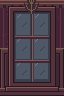

Rendered tile map (Tiled .tmx) drawn with the repository's tilesets; below, a short description and the full map source, tile grids included:
An orthogonal 2x3 tile map with 32x32 px tiles, 1 tile layer (Assembly), 3 tilesets.

<map version="1.10" orientation="orthogonal" renderorder="right-down" width="2" height="3" tilewidth="32" tileheight="32" infinite="0" nextlayerid="2" nextobjectid="1">
  <tileset firstgid="1" source="../floors.tsx" />
  <tileset firstgid="321" source="../walls.tsx" />
  <tileset firstgid="961" source="../architecture.tsx" />
  <layer id="1" name="Assembly" width="2" height="3">
    <data encoding="csv">
651,652,
667,668,
683,684
</data>
  </layer>
</map>
